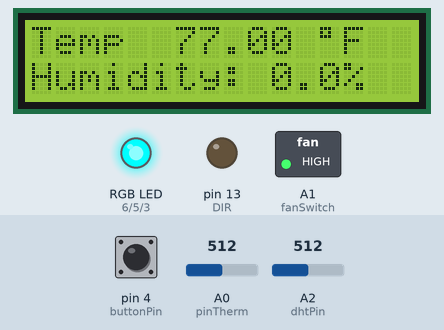
This sketch was run on a simulated Arduino Uno, built with avr-gcc and run on an emulated ATmega328P. On the bench: 16×2 character LCD, switched loads named in the sketch (green lamp = pin HIGH), an RGB LED mixed from three pins (HIGH = lit), output pins drawn as LEDs (lit = HIGH). Inputs (shaded band) come from the test bench; at power-on: pin 4 (buttonPin) HIGH, A0 (pinTherm) = 512, A2 (dhtPin) = 512. What the sketch prints to the serial monitor is not drawn.

Above: at 1.2 s.
1.3 s: pin 4 (buttonPin) pulled LOW for 3.2 s
At 5.4 s:
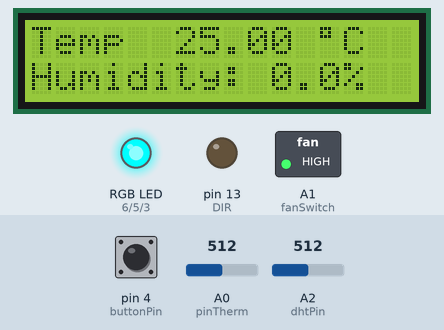
6.3 s: A0 (pinTherm) set to 490
At 7.5 s:
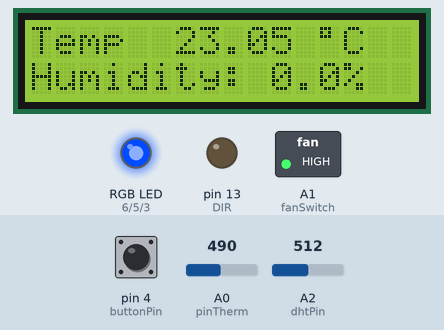
7.8 s: A0 (pinTherm) set to 306
At 8.7 s:
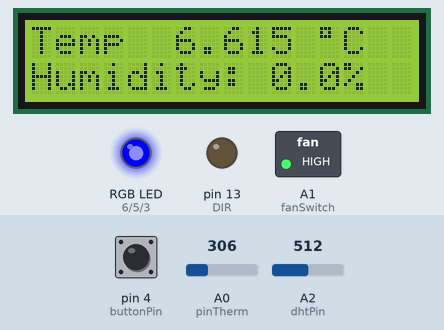
9.3 s: pin 4 (buttonPin) pulled LOW for 0.15 s
At 11.0 s:
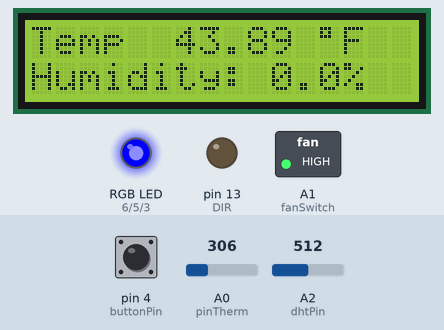
11.3 s: A0 (pinTherm) set to 472
At 12.2 s:
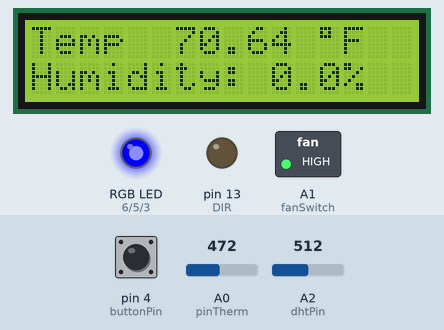
12.8 s: A0 (pinTherm) set to 481
At 13.2 s:
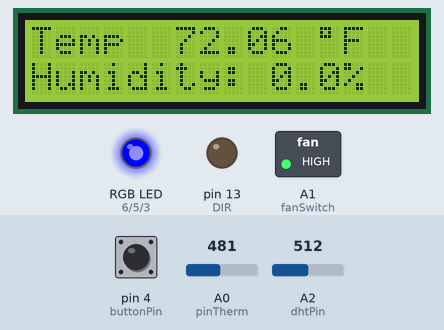
Timing chart, 0 to 15.3 s (numbered marks = the images above; inputs shaded):
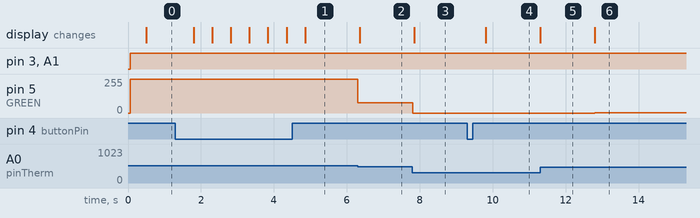

Measured:
- after the input at 1.3 s, the display: changes after 0.51 s (image 1)
- after the input at 6.3 s, pin 5 (GREEN): 254/255 → 76/255 at once; the display: changes after 0.05 s (image 2)
- after the input at 7.8 s, pin 5 (GREEN): 76/255 → 0/255 at once; the display: changes after 0.05 s (image 3)
- after the input at 9.3 s, the display: changes after 0.51 s (image 4)
- after the input at 11.3 s, the display: changes at once (image 5)
- after the input at 12.8 s, pin 5 (GREEN): 0/255 → 3/255 at once; the display: changes at once (image 6)

The sketch:

ClimateSense.ino
```cpp
#include <dht_nonblocking.h>

/* ClimateSense

   Visualizing Temperature & Humidity

   Displays the ambient temperature on the serial monitor
   as well as the LCD display. Includes the LiquidCrystal library
   to display content on LCD. Thermistor is used, changing
   resistance based on temperature.

   modified 21 July 2022
   by Andrew H. Lin & Antony S. Langley
   contributions by Joshua Kim, Charlotte Lin, and Sahil Shah
*/

//include library
#include <LiquidCrystal.h>


// defining pins and initializing LCD and DHT sensor
#define dhtPin 2
#define DHT_SENSOR_TYPE DHT_TYPE_11
DHT_nonblocking dht_sensor( dhtPin, DHT_SENSOR_TYPE );
#define BLUE 3
#define GREEN 5
#define RED 6
#define DIR 13
#define fanSwitch A1
#define pinTherm A0
#define buttonPin 4

//defining variables for inputs and calculation]
boolean isHot = false;
boolean switcher = true;
unsigned long previousTime;
int redVal = 0; int greenVal = 0; int blueVal = 0;
float r1 = 10000;   // known resistor value, 10K ohms
float inV = 1024;      // known voltage input, 5V or analog 1024 bits
float outV, r2, temp;
float a = 0.001129148; float b = 0.000234125; float c = 0.0000000876741;

LiquidCrystal lcd(7, 8, 9, 10, 11, 12);
void setup()
{
  Serial.begin(9600);
  lcd.begin(16, 2);
  // initializing pins as outputs
  pinMode(RED, OUTPUT); pinMode(GREEN, OUTPUT); pinMode(BLUE, OUTPUT);
  pinMode(DIR, OUTPUT); pinMode(fanSwitch, OUTPUT);
  pinMode(buttonPin, INPUT_PULLUP);
}

void loop()
{
  digitalWrite(fanSwitch, HIGH);    // enable fan
  outV = analogRead(pinTherm); // read voltage from thermistor
  r2 = r1 * ((inV/outV) - 1);       // using voltage divider equation
  /* using Steinhart-Hart equation, convert from voltage to temp in K */
  temp = (1.00 / (a + b * log(r2) + c * log(r2)*log(r2)*log(r2)));
  double tempK = temp;
  double tempC = temp - 273.15; // convert kelvin to celsius
  double tempF = (temp - 273.15) * (9.0/5.0) + 32; // convert celsius to fahrenheit

  // reading humidity
  int chk = analogRead(dhtPin);
  float humidity;

  // checking for button status to switch screen
  if (digitalRead(buttonPin) == LOW) {
    delay(500);
    switcher = !switcher;
    lcd.clear();
  }

  /* Following code divided into 7 parts, 5 parts relating values of 255
   *  in the RGB spectrum in a range of 72 to 92 degrees Fahrenheit.
   *  Other conditions relating to values outside the range.
   */
  if (tempF < 72)
  {
    blueVal = 255; redVal = 0; greenVal = 0; isHot = false;
  }
  else if (tempF >= 72 && tempF <= 77)
  {
    blueVal = 255; redVal = 0;
    greenVal = 51.0 * (tempF - 72.0);
    isHot = false;
  }
  else if (tempF > 77 && tempF <= 82)
  {
    greenVal = 255; redVal = 0;
    blueVal = 255 - 51.0 * (tempF - 77.0);
    isHot = false;
  }
  else if (tempF > 82 && tempF <= 87)
  {
    greenVal = 255; blueVal = 0;
    redVal = 51.0 * (tempF - 82.0);
    isHot = false;
  }
  else if (tempF > 87 && tempF <= 92)
  {
    redVal = 255; blueVal = 0;
    greenVal = 255 - 51.0 * (tempF - 87.0);
    isHot = true;
  }
  else if (tempF > 92)
  {
    redVal = 255; blueVal = 0; greenVal = 0;
    isHot = true;
  }

  // conditions checking for temperature to turn on fan when too hot
  if (isHot)
  {
    digitalWrite(DIR, HIGH);
  }
  else if (!isHot)
  {
    digitalWrite(DIR, LOW);
  }

  // writing binary values to RGB LEDs
  analogWrite(RED, redVal);
  analogWrite(GREEN, greenVal);
  analogWrite(BLUE, blueVal);

  unsigned long currentTime = millis();
  // by default, shows temperature in Fahrenheit
  if (switcher && (currentTime - previousTime >= 500)) {
  // Display Temperature in Fahrenheit
  lcd.setCursor(0, 0); lcd.print("Temp");
  lcd.setCursor(11, 0); lcd.print(" ");
  lcd.setCursor(6, 0); lcd.print(tempF);
  lcd.setCursor(12, 0); lcd.print(char(223)); //char 223 is degree symbol
  lcd.setCursor(13, 0); lcd.print("F");
  Serial.println(outV);
  lcd.setCursor(0, 1);
  String h = String(humidity, 1);
  lcd.print("Humidity: " + h + "%");
  previousTime = currentTime;
  }

  // Switch statement to show stemperature in Celsius
  else if (!switcher && (currentTime - previousTime >= 500)) {
    lcd.setCursor(0, 0); lcd.print("Temp");
    lcd.setCursor(11, 0); lcd.print(" ");
    lcd.setCursor(6, 0); lcd.print(tempC);
    lcd.setCursor(12, 0); lcd.print(char(223));
    lcd.setCursor(13, 0); lcd.print("C");
    lcd.setCursor(0, 1);
    String h = String(humidity, 1);
    lcd.print("Humidity: " + h + "%");
    previousTime = currentTime;
  }
}
```
